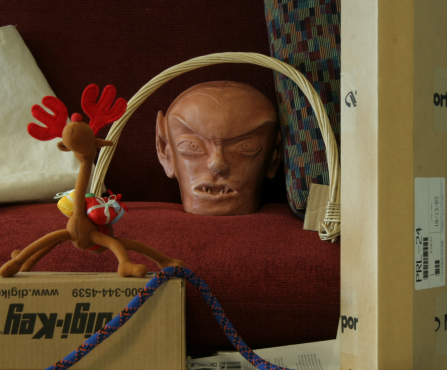
//> input picture output_images/left.png, 447 x 370 px
$ ./opencv_lbm 3 3   (built with g++ and OpenCV 4)
//> lines starting //> are read from the running program, lines starting //| are printed output that depends on the picture; after the words box and inside, x2 and y2 are one past the last pixel; in counts of white or black regions, pixels touching at a corner belong together
#include <iostream>
#include <chrono>
#include <opencv2/opencv.hpp>

using namespace std;
using namespace cv;

int main(int argc, char** argv)
{
    // Read input images
    Mat img1 = imread("left.png", IMREAD_GRAYSCALE);
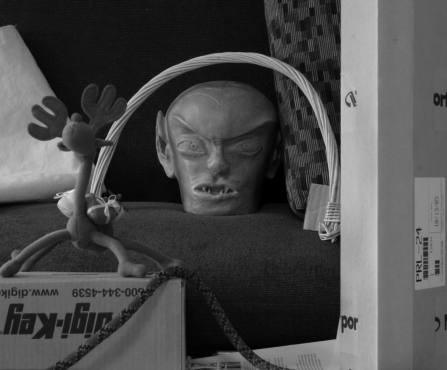
//> img1: 370 rows x 447 cols, CV_8UC1; min 0, max 237, mean 75.3
    Mat img2 = imread("right.png", IMREAD_GRAYSCALE);
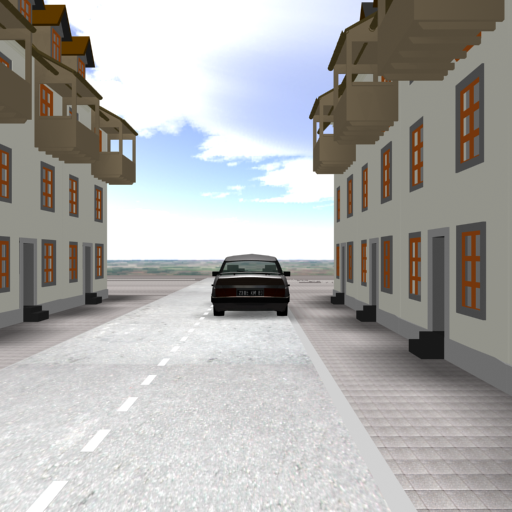
//> input picture StereoMatching_pure_cpp/right.png, 512 x 512 px
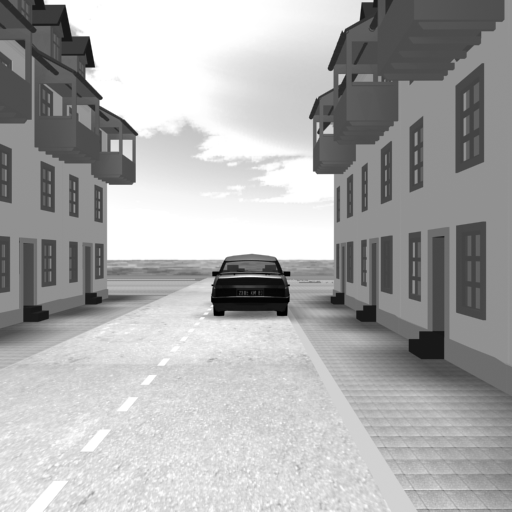
//> img2: 512 rows x 512 cols, CV_8UC1; min 0, max 255, mean 171.8
    if (img1.empty() || img2.empty()) {
        cout << "Error: could not read input images" << endl;
        return -1;
    }

    // Get block size and search range from command line arguments
    if (argc < 3) {
        cout << "Usage: " << argv[0] << " block_size search_range" << endl;
        return -1;
    }
    int block_size = atoi(argv[1]);
    int search_range = atoi(argv[2]);

    // Compute maximum disparity
    int max_disparity = img1.cols - block_size;
//> max_disparity = 444

    // Create output image
    Mat disp = Mat::zeros(img1.size(), CV_8U);

    // Compute disparity for each pixel in left image
    auto start_time = chrono::high_resolution_clock::now();
    for (int y = 0; y < img1.rows; y++) {
        for (int x = 0; x < img1.cols; x++) {
            int best_x = x;
            int best_sad = INT_MAX;
            for (int dx = 0; dx < search_range; dx++) {
                if (x + dx >= max_disparity) {
                    break;
                }
                int cur_sad = 0;
                for (int i = 0; i < block_size; i++) {
                    for (int j = 0; j < block_size; j++) {
                        int px1 = img1.at<uchar>(y + i, x + j);
                        int px2 = img2.at<uchar>(y + i, x + dx + j);
                        cur_sad += abs(px1 - px2);
                    }
                }
                if (cur_sad < best_sad) {
                    best_x = x + dx;
                    best_sad = cur_sad;
                }
            }
            // Set disparity value based on best matching pixel
            disp.at<uchar>(y, x) = (best_x - x) * (255.0 / max_disparity);
        }
    }
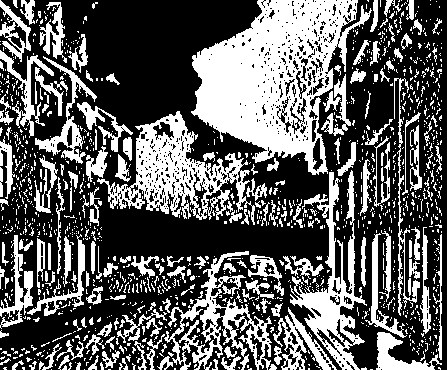
//> disp: 370 rows x 447 cols, CV_8UC1; values 0 (black) and 1 (white), 36.7% white; 1260 white regions (1077 under 20 px), largest, box (x1, y1, x2, y2) and area: (191, 0, 372, 175) 16007, (97, 111, 255, 225) 6144, (290, 170, 367, 370) 4282
    auto end_time = chrono::high_resolution_clock::now();

    // Normalize output image
    Mat disp_norm;
    normalize(disp, disp_norm, 0, 255, NORM_MINMAX, CV_8U);

    // Apply color map to disparity image
    Mat disp_color;
    applyColorMap(disp_norm, disp_color, COLORMAP_JET);
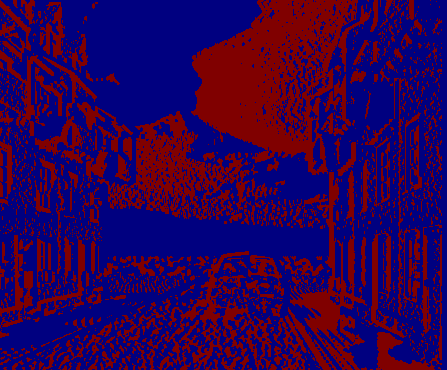
//> disp_color: 370 rows x 447 cols, CV_8UC3; mean B, G, R 81, 0, 47

    // Display output image
    imshow("Disparity", disp_color);
    waitKey(0);

    // Save output image
    imwrite("disparity.png", disp_color);

    // Output timing information
    auto elapsed_time = chrono::duration_cast<chrono::milliseconds>(end_time - start_time).count();
    cout << "Execution time: " << elapsed_time << " ms" << endl;

    return 0;
}
